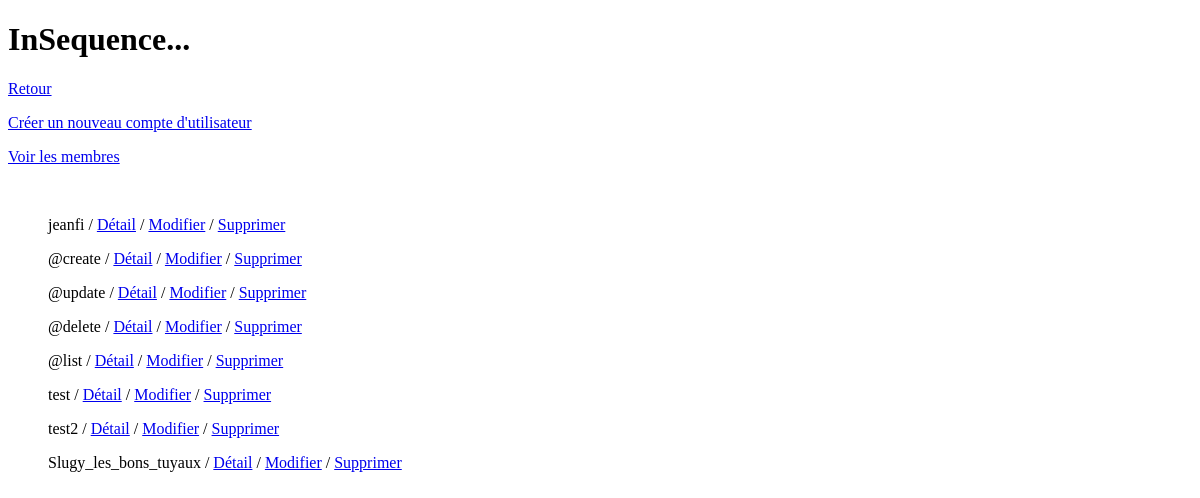
The page /siteuser-list/ on the database as committed earlier.
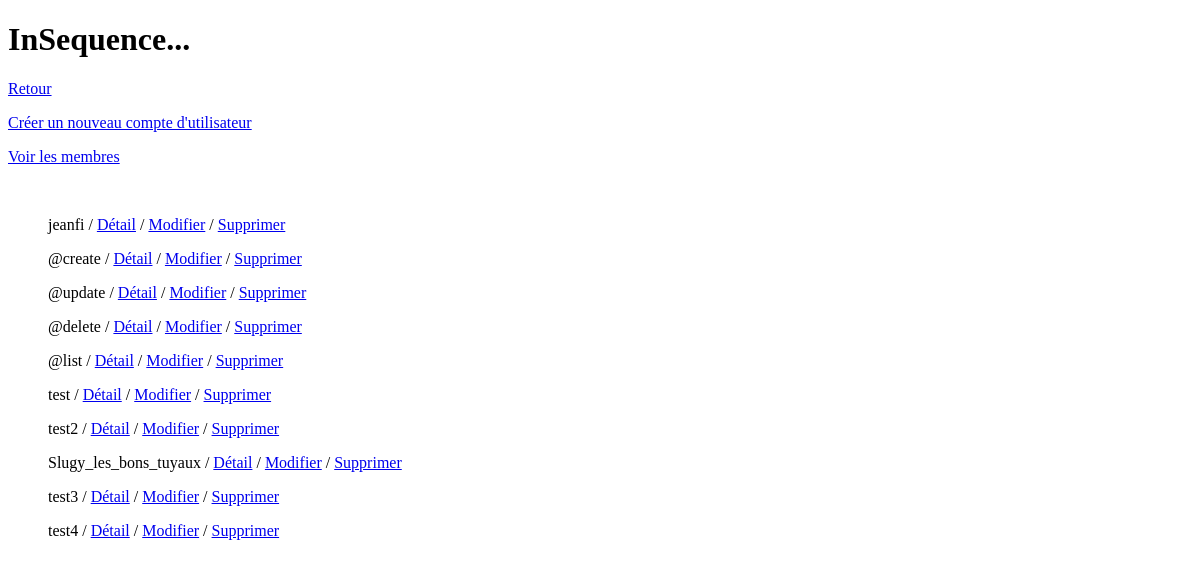
The same page on the database as committed later.
### accounts/models.py (models this page shows, shortened)
class SiteUser(AbstractUser):
  slug = models.SlugField(blank=True)

### accounts/views.py (the view)
# urls.py: path('siteuser-list/', SiteUserListView.as_view(), name= 'siteuser-list'),
class SiteUserListView(ListView):
  model = SiteUser

### accounts/templates/accounts/siteuser_list.html
{% extends 'base.html' %} {% block content %}<br />
{% for siteuser in siteuser_list %}
<ul>
  {{siteuser.username}} /
  <a href="{% url 'siteuser-detail' slug=siteuser.slug %} ">Détail</a>
  /
  <a href="{% url 'siteuser-update' slug=siteuser.slug %}">Modifier</a>
  /
  <a href="{% url 'siteuser-delete' slug=siteuser.slug %}">Supprimer</a>
</ul>
{% endfor %} {% endblock %}

### templates/base.html (shortened to what this page needs)
<!DOCTYPE html>
<html lang="en">
  <head>
  </head>
  <body>
    <h1>InSequence...</h1>
    <a href="{% url 'index' %}">Retour</a>
    <p>
      <a href="{% url 'signup' %}">Créer un nouveau compte d'utilisateur</a>
    </p>
    <p>
      <a href="{% url 'siteuser-list' %}">Voir les membres </a>
    </p>
    {% block content%} {% endblock%}
  </body>
</html>

Rows that differ between the two databases and show on the page:
added SiteUser: username "test3"
added SiteUser: username "test4"
